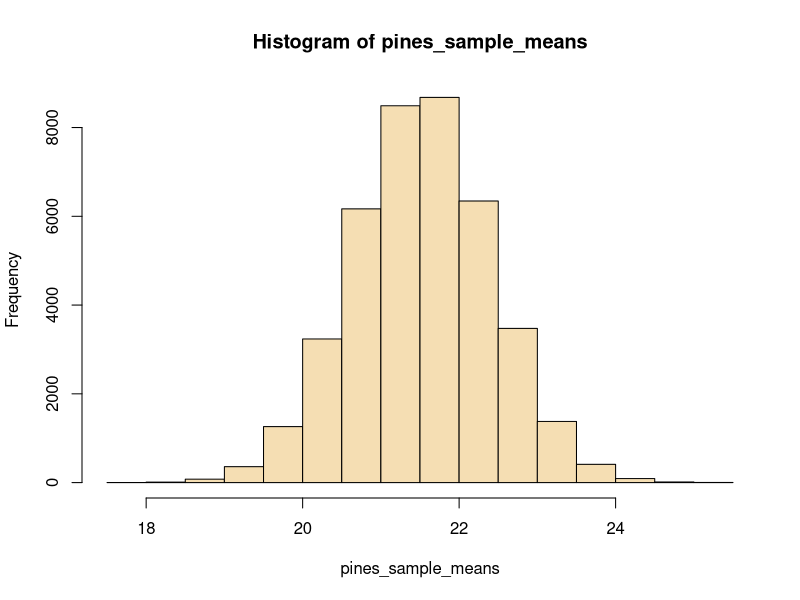
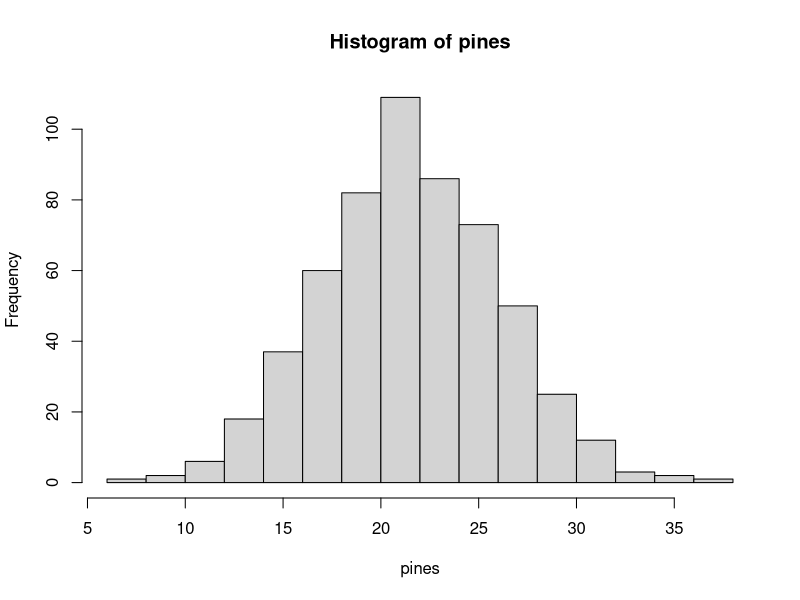
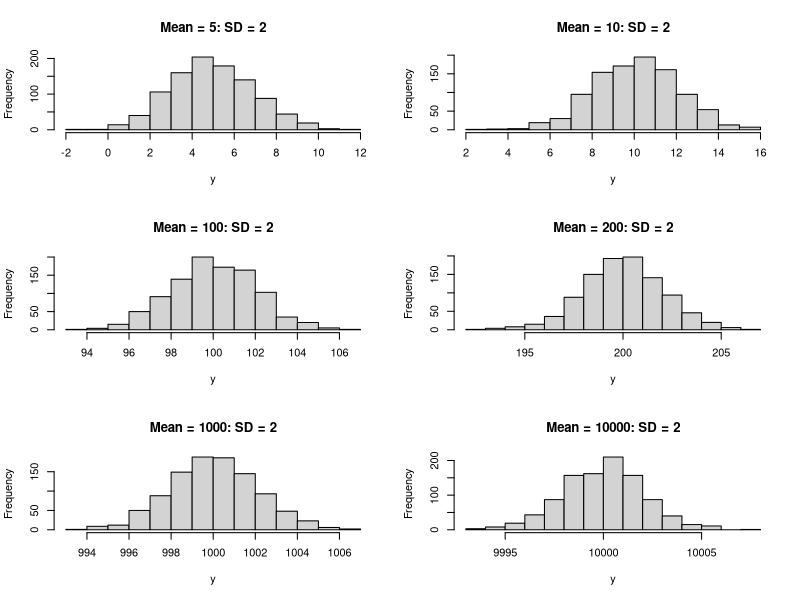
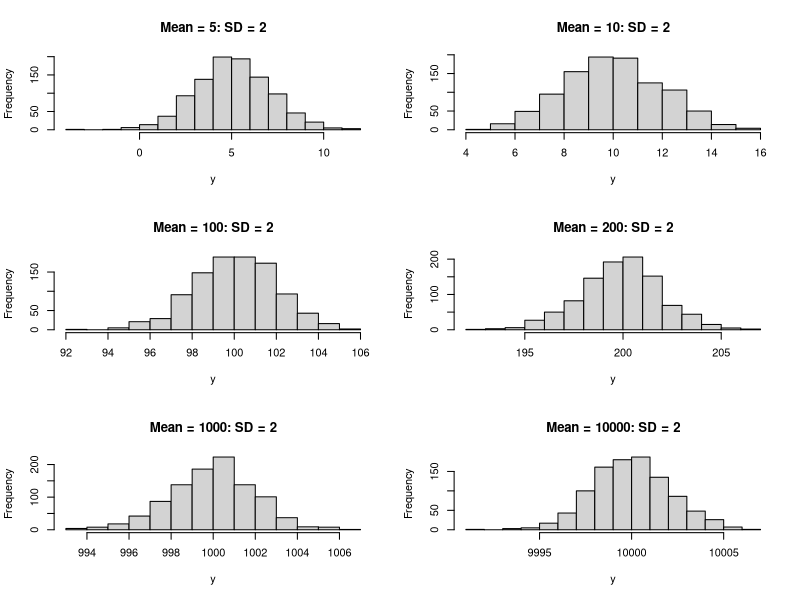
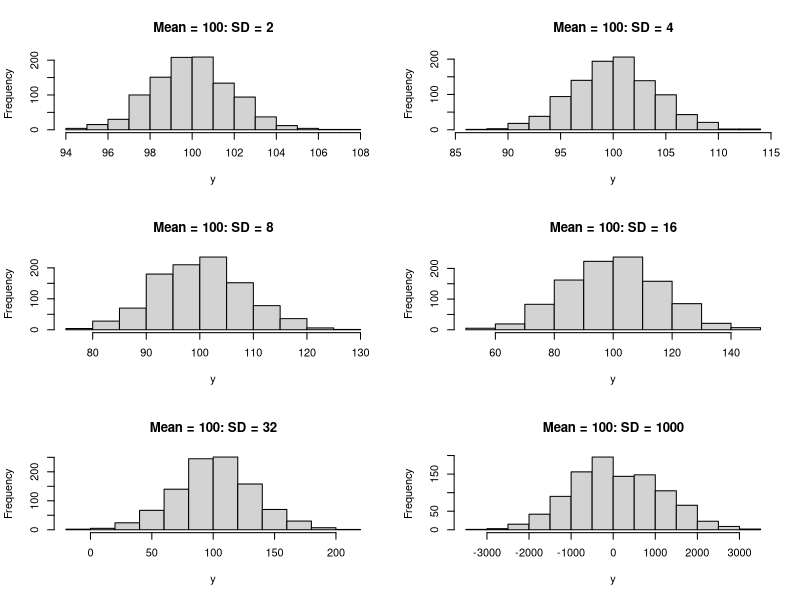
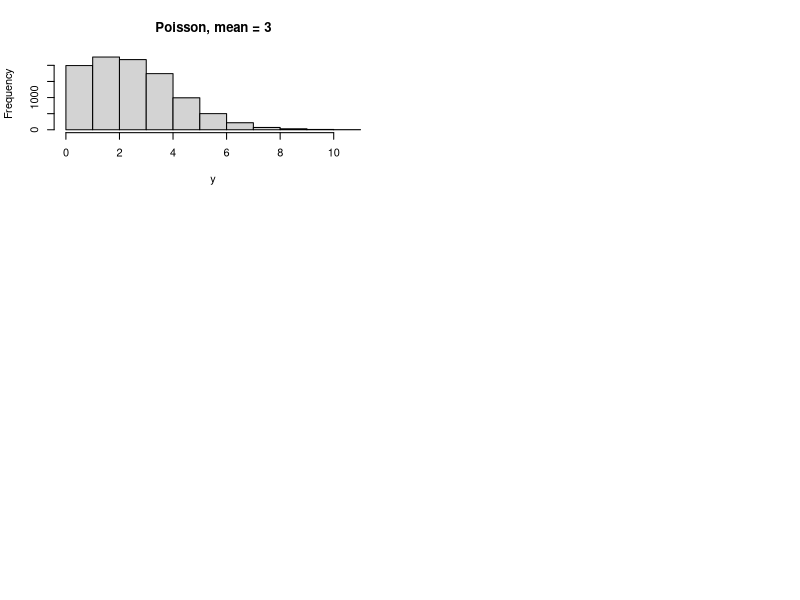
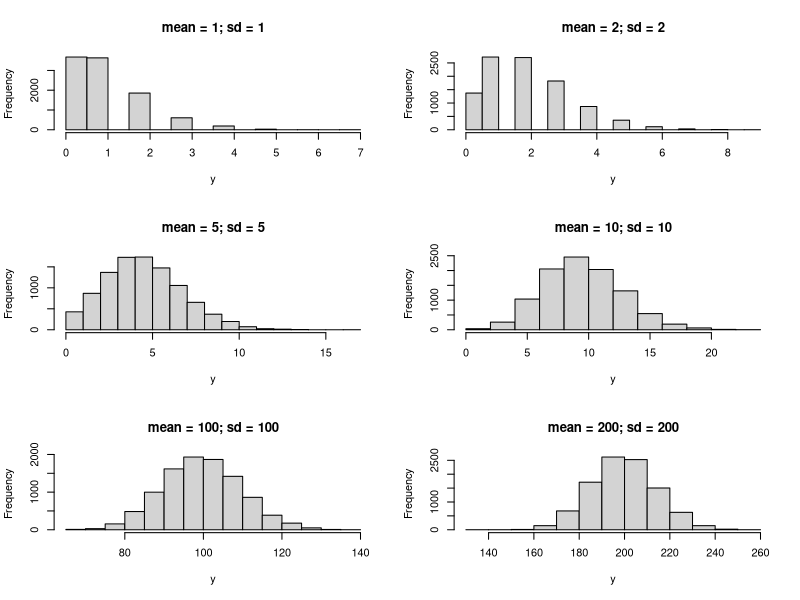
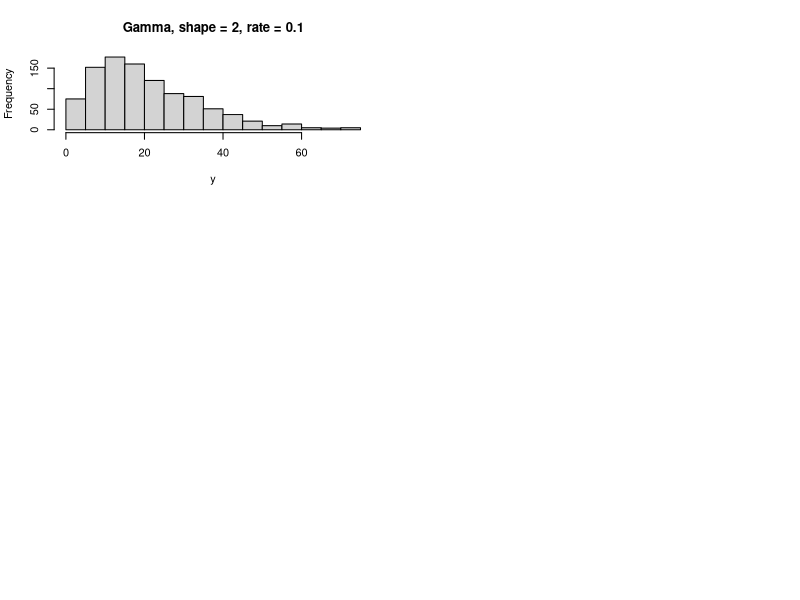

The R script that drew these images, in order:

# pine simulation ---------------------------------------------------------

# let's create a fake dataset
# white pines in college woods
# suppose there are 567 pines
# true mean is 21.6m
# true sd is 4.6
# assume the heights are normally distributed

set.seed(42)

pines <- rnorm(n = 567, mean = 21.6, sd = 4.6)
pines

t_mean <- 21.6
t_sd <- 4.6
t_median <- median(pines)
t_range <- max(pines) - min(pines)

# sample pines
pines_s <- sample(x = pines,
                  size = 25,
                  replace = FALSE)
pines_s

# sample
s_mean <- mean(pines_s)
s_sd <- sd(pines_s)
s_median <- median(pines_s)
s_range <- max(pines_s) - min(pines_s)

# put all the above into a table
t <- data.frame(dataset = c("true","sample"),
                mean = c(t_mean, s_mean),
                sd = c(t_sd, s_sd),
                median = c(t_median,s_median),
                range = c(t_range,s_range)
)

choose(567,25)


# create a loop

# create empty object to store results
pines_sample_means <- NA

for(i in 1:40000){
  pines_s <- sample(x = pines, # x is the vector to sample
                    size = 25, # size is the # samples
                    replace = FALSE) # sample w/o replacement
  pines_sample_means[i] <- mean(pines_s)
}
pines_sample_means

# is pines_sample_means normally distributed?
hist(pines_sample_means, col ="wheat")
hist(pines)

# visualizing distributions -----------------------------------------------

dev.off() #gets rid of plots

# normal
par(mfrow = c(3,2)) #puts six plots onto one
m <- 5
s <- 2
y <- rnorm(1000, m, s)

hist(y, main = paste("Mean = ", m, ": SD = ", s, sep = ""))#sep is what you're putting between

m <- 10
s <- 2
y <- rnorm(1000, m, s)

hist(y, main = paste("Mean = ", m, ": SD = ", s, sep = ""))

m <- 100
s <- 2
y <- rnorm(1000, m, s)

hist(y, main = paste("Mean = ", m, ": SD = ", s, sep = ""))
m <- 200
s <- 2
y <- rnorm(1000, m, s)

hist(y, main = paste("Mean = ", m, ": SD = ", s, sep = ""))

m <- 1000
s <- 2
y <- rnorm(1000, m, s)

hist(y, main = paste("Mean = ", m, ": SD = ", s, sep = ""))

m <- 10000
s <- 2
y <- rnorm(1000, m, s)

hist(y, main = paste("Mean = ", m, ": SD = ", s, sep = ""))

#Keeiping the SD the same will have the same spread, regardless of mean. So SD = 2, 95% of data will be within 4 of mean


# can loop to achieve the same:
# clear the plot parameters
dev.off()

# set up 6 panels
par(mfrow = c(3,2))

m <- c(5,10,100,200,1000,10000)
s <- 2

for(i in 1:length(m)){
  y <- rnorm(1000, mean = m[i], s)
  hist(y, main = paste("Mean = ", m[i], ": SD = ", s, sep = ""))
}


# keep mean the same, vary the sd
dev.off()
par(mfrow = c(3,2))

m <- 100
s <- c(2,4,8,16,32,1000)

  for(i in 1:length(s)){
    y <- rnorm(1000, mean = m, s[i])
    hist(y, main = paste("Mean = ", m, ": SD = ", s[i], sep = ""))
  }

# poisson distribution
y <-rpois(10000, lambda = 3)
hist(y, main = "Poisson, mean = 3")
  
  
dev.off()
par(mfrow = c(3,2))

lambda <- c(1,2,5,10,100,200)
for (i in 1:length(lambda)){
  y <- rpois(10000, lambda = lambda[i])
  hist(y,
       main = paste("mean = ",lambda[i],"; sd = ",lambda[i],sep = ""))  
}


# gamma distribution
y <- rgamma(1000, shape = 2, rate = 0.1)
hist(y, main = "Gamma, shape = 2, rate = 0.1")


dev.off()
par(mfrow = c(3,2))

shape <- c(0.1,1,2,5,10,100)
rate <- 0.1

for (i in 1:length(shape)){
  y <- rgamma(1000, shape = shape[i], rate = rate)
  hist(y,
       main = paste("shape = ",shape[i],"; rate = ",rate,
                    "; mean = ",shape[i]/rate,
                    "; sd = ",round(sqrt(shape[i])/rate,1),sep = ""))  
}



# HOMEWORK #1: explore what happens when shape is held constant but rate varies



# sampling distributions: gamma and poisson -----------------------------------------------

set.seed(141)

# create the dataset using a random number generator
# gamma distribution that is right-skewed
pines_g <-rgamma(n = 567,
                 shape = 0.9,
                 rate = 0.08)           # sample size is 567 white pine trees

par(mfrow = c(1,1))
hist(pines_g, xlab = "White pine height (m)", 
     main = "Entire population - Gamma", 
     col = "darkred")

# create a loop
pines_sample_means <- NA

for(i in 1:100000){
  pines_s <- sample(x = pines_g, # x is the vector to sample
                    size = 25, # size is the # samples
                    replace = FALSE) # sample w/o replacement
  pines_sample_means[i] <- mean(pines_s)
}
pines_sample_means
#Distributions of sample means. Mean of means would be close to true means. Standard error is standard dev of the graph. So SE = 2.6. Think of it as 67% chance real pop mean will be 10+-2.6. 67% chance it's within 1 SD of sample mean
sd(pines_sample_means) 



# histogram
hist(pines_sample_means, xlab = "White pine height (m)", 
     main = "Sample means - Gamma", 
     col = "red") #Will still make normal dist

# both plots
par(mfrow = c(2,1))
hist(pines_g, xlab = "White pine height (m)", 
     main = "Entire population - Gamma", 
     col = "darkred")

hist(pines_sample_means, xlab = "White pine height (m)", 
     main = "Sample means - Gamma", 
     col = "red")




############# poisson distribution describes counts ###

# suppose the population is the number of offspring that bobcats have


set.seed(141)
# create the dataset using a random number generator
bobs_p <- rpois(n = 567,       # sample size is 567 bobats
                lambda = 3) #avg number of babies = 3

par(mfrow = c(1,1))
hist(bobs_p, xlab = "Number of bobcat offspring", 
     main = "Entire population - Poisson", 
     col = "darkblue")

# create a loop
bobs_sample_means <- NA

for(i in 1:20000){
  bobs_s <- sample(x = bobs_p,        # x is the vector to sample
                    size =  25,       # size is the number of samples to take
                    replace = FALSE)  # this means sample without replacement
  
  bobs_sample_means[i] <- mean(bobs_s)
}

# hist
hist(bobs_sample_means, xlab = "Number of bobcat offspring", 
     main = "Sample means - Poisson", 
     col = "red")

# HOMEWORK 1: repeat the above but with another distribution (e.g., uniform) Beta, neg binomial, whatever you want


# how SAMPLE SIZE affects the sampling distribution -----------------------

# let's return to a normal distribution
set.seed(141)

# create the dataset using a random number generator
# the random number generator here assumes a normal distribution
pines <- rnorm(n = 567,       # sample size is 567 white pine trees
               mean = 21.6,   # mean tree height is 21.6 m
               sd = 8.6)


# create a loop
pines_sample_means <- NA
samp_sizes <- c(23, 12, 100, 39, 50, 2)
par(mfrow = c(3,2))

for (j in 1:length(samp_sizes)){
for(i in 1:20000){
  pines_s <- sample(x = pines,                   # x is the vector to sample
                    size =  samp_sizes[j],       # size is the number of samples to take
                    replace = FALSE)             # sample without replacement
  
  pines_sample_means[i] <- mean(pines_s)
}
  
  hist(pines_sample_means, xlab = "White pine height (m)", 
       main = paste("Sample means, sample size = ",samp_sizes[j],sep = ""), 
       col = "yellow2")
       abline(v = mean(pines), col = "darkslateblue", lwd = 4)#This puts the true mean in blue  
}
#Smaller sample size has larger standard dev over the mean of sample means. Therefore larger standard error


# HOMEWORK 1: repeat the above but with another distribution (e.g., poisson)


# simple linear model simulation -----------------------------------------------------

# lets model some imaginary penguins
# yi = b0 + b1x1 where pengiuns are yi and b1 is krill

beta0 <- 1.5     # intercept. No krill, on avg there are 1.5 pengiuns just boppin
beta1 <- 3.5    # slope. Strong positive relationship
x <- runif(100, 0, 10)         # some covariate, let's say its krill density

det_data <- beta0 + beta1 * x           # det for deterministic - no error here, not a statistical model yet. R is doing vector math-multiply beta1 by every input of x

dev.off()
par(mfrow = c(1,1))
plot(det_data ~ x, ylab = "Penguin Density(indiv/km2)", xlab = "Krill density (indiv/m2)")

set.seed(71)

# add error
data <-  det_data + rnorm(100, 0, 3) #This adds random noise to our sample. Error wiill have normal(mean = 0, sd = 3) or norm(0,3)
 
plot(data ~ x, ylab = "Penguin Density(indiv/km2)", xlab = "Krill density (indiv/m2)")

# fit a linear model. With all this error can we recover b0 and b1
mod <- lm(data ~ x) #linear regression. data will be y. Penguins as a function of kirll
summary(mod) #intercept b0, x is b1
mod$coefficients # look at the coefficients (the estimates for beta0 and beta1)

#The Std. Error in summary(lm) calclates a standard error for parameters B0 and B1. t val and p val are also ways to give info. p = std. error +- 2 t value. If difference overlaps 0, p is not signficant.

plot(data ~ x, ylab = "No. penguins", xlab = "Krill density (indiv/m2)")
abline(a = mod$coefficients[1], lwd = 3,  b = mod$coefficients[2])
abline(a = beta0, b = beta1, lwd = 2,lty = 2, col = "blue")

# HOMEWORK #1: simulate another dataset, plot it, and run a linear model on it
